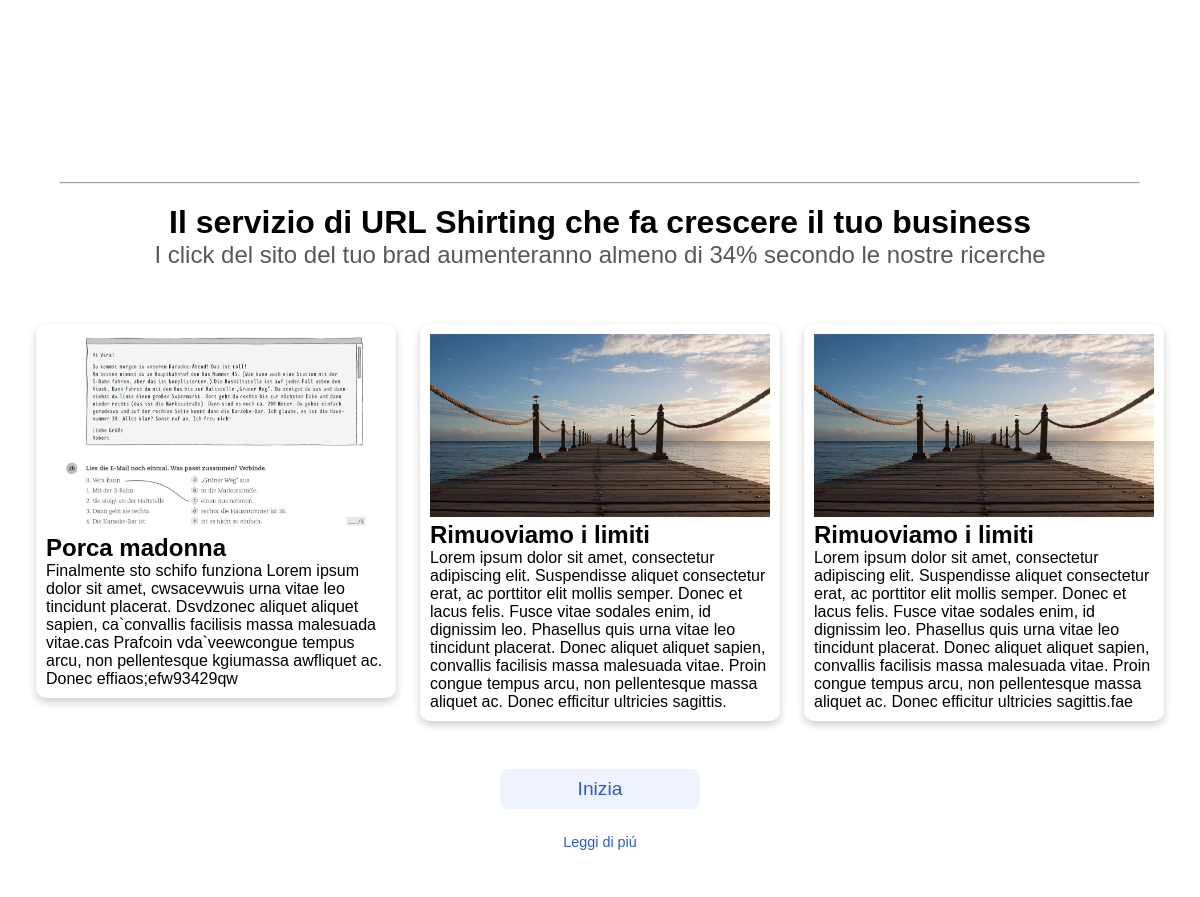
Before: / (middle part) with the older database file.
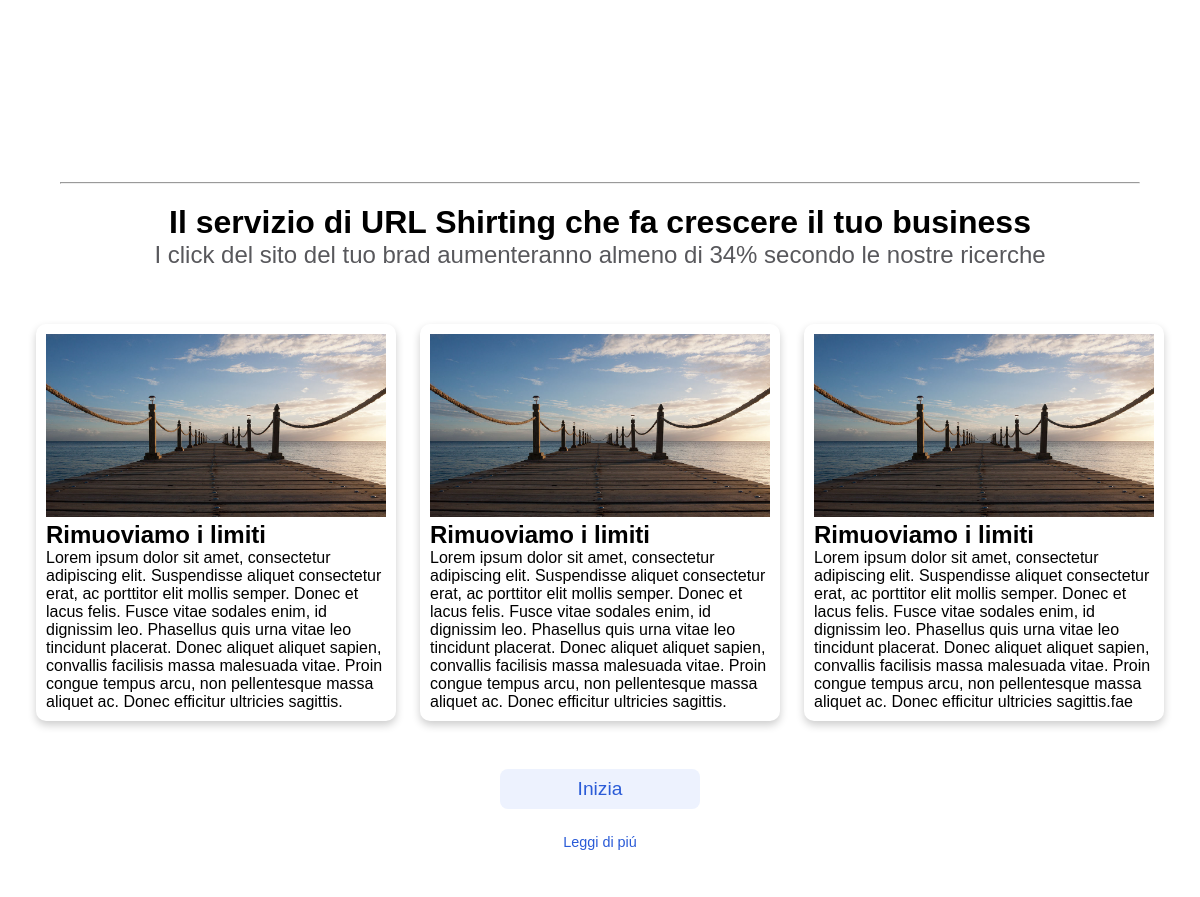
After: the same page with the newer database file.
### urlshort.py (models this page shows, shortened)
class Cards(db.Model):
	id = db.Column(db.Integer, primary_key=True)
	title = db.Column(db.String(50), nullable=True)
	text = db.Column(db.Text, nullable=True)
	image_link = db.Column(db.Text, nullable=True)

### urlshort.py (the view)
@app.route('/', methods=["GET"])
def home():
	codes_list = []
	card1 = Cards.query.filter_by(id=1).first()
	card2 = Cards.query.filter_by(id=2).first()
	card3 = Cards.query.filter_by(id=3).first()
	flash_mex = Flash.query.filter_by(id=1).first()
	for code in session.keys():
		codes_list.append(code)
	codes_list_backup = codes_list.copy()
	if len(codes_list) >= 6:
		del codes_list[5:]
		codes_list.append("Vedi tutto")
	else:
		pass
	random_num = generator.get_num()
	if request.method == "GET":
		link = request.values.get('link')
		code = request.values.get('code')
		return render_template(index_html, codes=codes_list, all_codes=codes_list_backup, random_num=random_num, link=link, code=code, card1=card1, card2=card2, card3=card3, flash_mex=flash_mex)
	else:
		return render_template(index_html, codes=codes_list, all_codes=codes_list_backup, random_num=random_num, card1=card1, card2=card2, card3=card3, flash_mex=flash_mex)

### generator.py (called while the page is built)
def get_num():
	codes = {
	0:"!",
	1:"a",
	2:"b",
	3:"c",
	4:"d",
	5:"e",
	6:"f",
	7:"g",
	8:"h",
	9:"i",
	10:"j",
	11:"k",
	12:"l",
	13:"m",
	14:"n",
	15:"o",
	16:"p",
	17:"q",
	18:"r",
	19:"s",
	20:"t",
	21:"u",
	22:"v",
	23:"w",
	24:"x",
	25:"y",
	26:"z",
	27:"1",
	28:"2",
	29:"3",
	30:"4",
	31:"5",
	32:"6",
	33:"7",
	34:"8",
	35:"9",
	36:"?",
	37:"-",
	38:"&",
	39:"="
	}
	num = random.randrange(0,39)
	num1 = random.randrange(0,39)
	num2 = random.randrange(0,39)
	num3 = random.randrange(0,39)
	num4 = random.randrange(0,39)
	code = f"{codes[num]}{codes[num1]}{codes[num2]}{codes[num3]}{codes[num4]}"
	return(code)

### templates/index.html (shortened to what this page needs)
{% extends "base.html" %}
{% block content %}
<div class="linea">
				<hr>
			</div>
			<div class="text-block">
				<h1 class="title">Il servizio di URL Shirting che fa crescere il tuo business</h1>
				<h2 class="title2">I click del sito del tuo brad aumenteranno almeno di 34% secondo le nostre ricerche</h2>
			</div>
			<div class="cards">
				<div class="card1" data-aos="fade-up"
     data-aos-duration="700">
					<img src="{{ card1.image_link }}" width="100%" alt="ponte e mare">
					<h2>{{ card1.title }}</h2>
					<p>{{ card1.text }}</p>
				</div>
				<div class="card2" data-aos="fade-down"
     data-aos-duration="700">
					<img src="{{ card2.image_link }}" width="100%" alt="ponte e mare">
					<h2>{{ card2.title }}</h2>
					<p>{{ card2.text }}</p>
				</div>
				<div class="card3" data-aos="fade-up"
     data-aos-duration="700">
					<img src="{{ card3.image_link }}" width="100%" alt="ponte e mare">
					<h2>{{ card3.title }}</h2>
					<p>{{ card3.text }}</p>
				</div>
			<div class="button-div">
				<a onclick="window.scrollTo(0,0);"><button class="button-start">Inizia</button><br></a>
				<a class="link" href="/">Leggi di piú</a>
			</div>
			</div>
{% endblock %}

### templates/base.html (shortened to what this page needs)
<!DOCTYPE html>
<html lang="en">
<head>
	<link rel="stylesheet" href="{{ url_for('static', filename='stylesheet/style.css') }}">
	<link rel="stylesheet" href="{{ url_for('static', filename='stylesheet/modal.css') }}">
	<link href="https://unpkg.com/aos@2.3.1/dist/aos.css" rel="stylesheet">
</head>
<body>
	<div class="main">
		<div class="container">
			{% block content %}
			{% endblock %}
		</div>
	</div>
</body>
</html>

### static/stylesheet/style.css (style rules this page uses)
* { box-sizing: border-box; margin: 0; padding: 0; }
html { scroll-behavior: smooth; }
.main { height: 100vh; font-family: Arial, Helvetica, sans-serif; }
.container { height: 600px; }
.linea { margin: 0 60px 0 60px; }
.text-block { height: 120px; padding: 0 20px 0 20px; }
.title { text-align: center; margin-top: 20px; }
.title2 { text-align: center; color: rgb(88,88,92); font-weight: normal; }
.card1 { width: 30%; float: left; margin-left: 3%; margin-right: 2%; box-shadow: 0 4px 8px 0 rgba(0,0,0,0.2); border-radius: 10px; padding: 10px 10px 10px 10px; }
.card2 { width: 30%; float: left; box-shadow: 0 4px 8px 0 rgba(0,0,0,0.2); border-radius: 10px; padding: 10px 10px 10px 10px; }
.card3 { width: 30%; float: left; margin-left: 2%; margin-right: 3%; box-shadow: 0 4px 8px 0 rgba(0,0,0,0.2); border-radius: 10px; padding: 10px 10px 10px 10px; }
.button-div { text-align: center; }
.button-start { background-color: #edf2fe; color: #2a5bd7; transition-duration: 0.3s; width: 200px; height: 40px; margin: 4% 0 2% 0; border-radius: 8px; border: none; font-size: 1.2em; cursor: pointer; }
.link { color: #2a5bd7; transition-duration: 0.3s; text-decoration: none; font-size: 0.9em; }

Changed rows visible on the page:
changed Cards (number 1 of 3 on the later page): image_link: a different picture; title "Porca madonna" → "Rimuoviamo i limiti"; text "Finalmente sto schifo funziona Lorem ipsum dolor sit amet, cwsacevwuis urna vitae leo tincidunt placerat. Dsvdzonec aliquet aliquet sapien, ca`convallis facilisis massa malesuada vitae.cas Prafcoin vda`veewcongue tempus arcu, non pellentesque kgiumassa awfliquet ac. Donec effiaos;efw93429qw" → "Lorem ipsum dolor sit amet, consectetur adipiscing elit. Suspendisse aliquet consectetur erat, ac porttitor elit mollis semper. Donec et lacus felis. Fusce vitae sodales enim, id dignissim leo. Phasellus quis urna vitae leo tincidunt placerat. Donec aliquet aliquet sapien, convallis facilisis massa malesuada vitae. Proin congue tempus arcu, non pellentesque massa aliquet ac. Donec efficitur ultricies sagittis."
